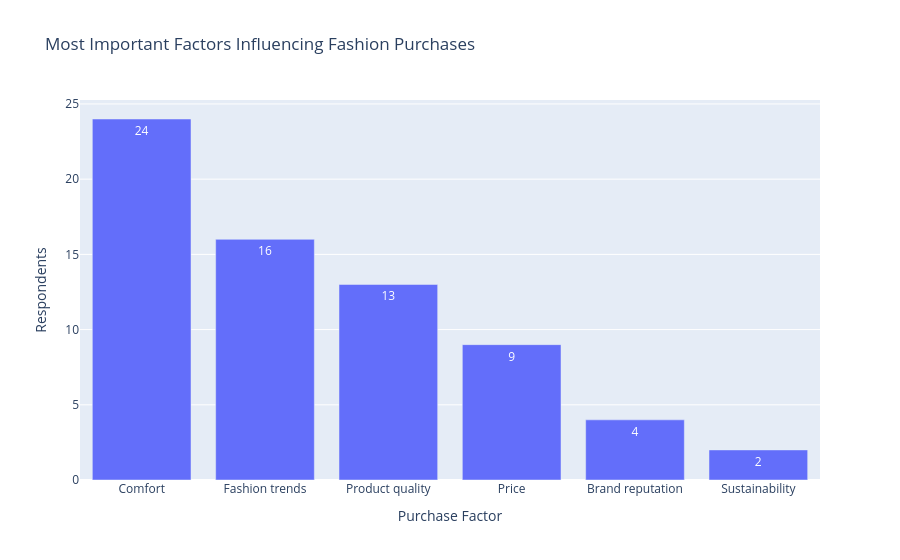

Here is the notebook cell this chart was saved with:
### Markdown cell above
## 16. Most important purchase factors

### Code cell
factor_counts = (
    analysis_df['Purchase_Factor']
    .value_counts()
    .rename_axis('Purchase_Factor')
    .reset_index(name='Respondents')
)

fig = px.bar(
    factor_counts,
    x='Purchase_Factor',
    y='Respondents',
    text='Respondents',
    title='Most Important Factors Influencing Fashion Purchases',
    labels={'Purchase_Factor':'Purchase Factor','Respondents':'Respondents'}
)
fig.show()

### Figure 1 — Plotly figure (JSON) as saved in the notebook; plotly's stock layout.template omitted (floating-point values rounded to 4 significant figures)
{"data": [{"alignmentgroup": "True", "hovertemplate": "Purchase Factor=%{x}<br>Respondents=%{text}<extra></extra>", "legendgroup": "", "marker": {"color": "#636efa", "pattern": {"shape": ""}}, "name": "", "offsetgroup": "", "orientation": "v", "showlegend": false, "text": [24, 16, 13, 9, 4, 2], "textposition": "auto", "type": "bar", "x": ["Comfort", "Fashion trends", "Product quality", "Price", "Brand reputation", "Sustainability"], "xaxis": "x", "y": [24, 16, 13, 9, 4, 2], "yaxis": "y"}], "layout": {"barmode": "relative", "legend": {"tracegroupgap": 0}, "title": {"text": "Most Important Factors Influencing Fashion Purchases"}, "xaxis": {"anchor": "y", "domain": [0, 1], "title": {"text": "Purchase Factor"}}, "yaxis": {"anchor": "x", "domain": [0, 1], "title": {"text": "Respondents"}}}}
